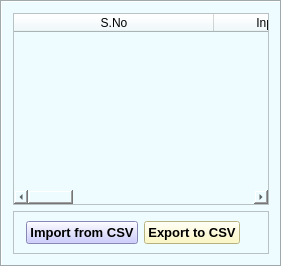
            <widget class="QFrame" name="frame_Calibration_table">
             <property name="minimumSize">
              <size>
               <width>0</width>
               <height>0</height>
              </size>
             </property>
             <property name="styleSheet">
              <string notr="true">background-color: rgb(238, 252, 255);</string>
             </property>
             <property name="frameShape">
              <enum>QFrame::Box</enum>
             </property>
             <property name="frameShadow">
              <enum>QFrame::Sunken</enum>
             </property>
             <layout class="QGridLayout" name="gridLayout_168">
              <item row="0" column="0">
               <widget class="QTableWidget" name="Calib_RWR_tableWidget">
                <property name="font">
                 <font>
                  <family>Arial</family>
                 </font>
                </property>
                <attribute name="horizontalHeaderDefaultSectionSize">
                 <number>200</number>
                </attribute>
                <attribute name="horizontalHeaderMinimumSectionSize">
                 <number>30</number>
                </attribute>
                <attribute name="verticalHeaderDefaultSectionSize">
                 <number>30</number>
                </attribute>
                <column>
                 <property name="text">
                  <string>S.No</string>
                 </property>
                </column>
                <column>
                 <property name="text">
                  <string>Input Amplitude(dBm)</string>
                 </property>
                </column>
                <column>
                 <property name="text">
                  <string>Input Frequency(MHz)</string>
                 </property>
                </column>
                <column>
                 <property name="text">
                  <string>Measured Amplitude(dBm)</string>
                 </property>
                </column>
                <column>
                 <property name="text">
                  <string>Gain(dB)</string>
                 </property>
                </column>
               </widget>
              </item>
              <item row="1" column="0">
               <widget class="QFrame" name="frame_6">
                <property name="frameShape">
                 <enum>QFrame::StyledPanel</enum>
                </property>
                <property name="frameShadow">
                 <enum>QFrame::Raised</enum>
                </property>
                <layout class="QGridLayout" name="gridLayout_166">
                 <item row="0" column="0">
                  <layout class="QGridLayout" name="gridLayout_164">
                   <item row="0" column="0" alignment="Qt::AlignRight">
                    <widget class="QPushButton" name="PB_Import_CSV">
                     <property name="font">
                      <font>
                       <family>Arial</family>
                       <pointsize>10</pointsize>
                       <weight>75</weight>
                       <bold>true</bold>
                      </font>
                     </property>
                     <property name="toolTip">
                      <string>Import from Csv</string>
                     </property>
                     <property name="styleSheet">
                      <string notr="true">background-color: rgb(189, 189, 255);</string>
                     </property>
                     <property name="text">
                      <string>Import from CSV</string>
                     </property>
                    </widget>
                   </item>
                   <item row="0" column="1" alignment="Qt::AlignLeft">
                    <widget class="QPushButton" name="PB_Export_CSV">
                     <property name="font">
                      <font>
                       <family>Arial</family>
                       <pointsize>10</pointsize>
                       <weight>75</weight>
                       <bold>true</bold>
                      </font>
                     </property>
                     <property name="toolTip">
                      <string>Export to Csv</string>
                     </property>
                     <property name="styleSheet">
                      <string notr="true">background-color: rgb(255, 249, 179);</string>
                     </property>
                     <property name="text">
                      <string>Export to CSV</string>
                     </property>
                    </widget>
                   </item>
                  </layout>
                 </item>
                </layout>
               </widget>
              </item>
             </layout>
            </widget>
